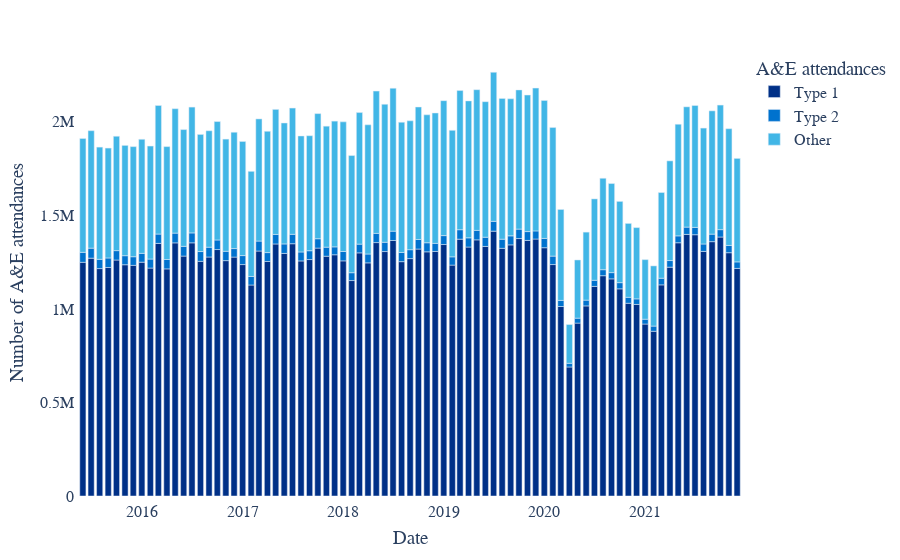

The cell this chart's notebook holds for it:
### Code cell
pd.options.plotting.backend = "plotly"
fig = px.bar(df_final_group, x='Date', y= ["Type 1", "Type 2","Other"],
color_discrete_sequence=["#003087", "#0072CE", "#41B6E6"],
labels={"value": "Number of A&E attendances", "variable": "A&E attendances"})
fig.update_layout(
    {"plot_bgcolor": "rgba(0, 0, 0, 0)", "paper_bgcolor": "rgba(0, 0, 0, 0)"},
    font = dict(family = "Arial", size = 16),
    autosize=True,
    margin=dict(l=50, r=50, b=50, t=50, pad=4, autoexpand=True),
)
fig.show()
import plotly.io as pio
pio.write_image(fig, 'image.png', format= "png", scale=1, width=1500, height=700)
